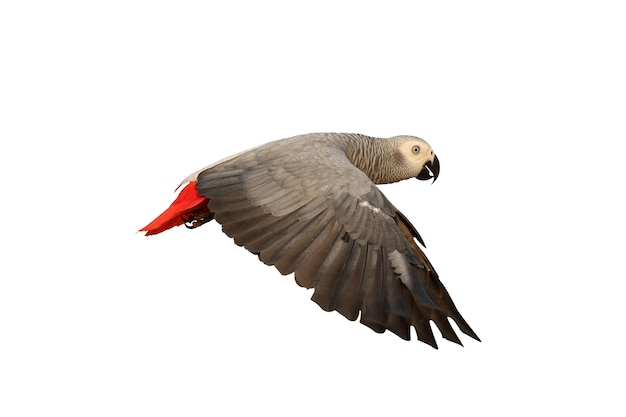
#> input picture source.jpg, 626 x 417 px
$ python shadowCast.py
#> lines starting #> are read from the running program, lines starting #| are printed output that depends on the picture; after the words box and inside, x2 and y2 are one past the last pixel; in counts of white or black regions, pixels touching at a corner belong together
from PIL import Image
import matplotlib.pyplot as plt
import numpy as np

im = Image.open("source.jpg")
#> im is the input picture: PIL image 626x417 RGB; mean R, G, B 234.6, 231.8, 230
arr = np.array(im)
image_x = im.size[0]
#> image_x = 626
image_y = im.size[1]
#> image_y = 417

new_image = np.full((image_y * 2, image_x * 2, 3), 254)

for i in range(image_x):
    for j in range(image_y):
        if arr[j][i][0] < 230 or arr[j][i][1] < 230 or arr[j][i][2] < 230:
            new_image[j][int(i) + int(j - image_x * 0.5)][:] = 160
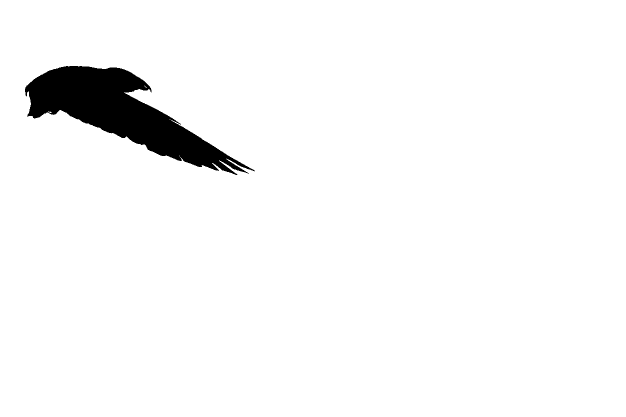
#> new_image: shape (834, 1252, 3) int64 (shown at 1/2 size); values 160 (black) and 254 (white), 96.5% white; 1 black region, box (x1, y1, x2, y2) and area: (50, 132, 510, 350) 36514

for i in range(image_x):
    for j in range(image_y):
        if (arr[j][i][0] >= 225 and arr[j][i][1] >= 225 and arr[j][i][2] >= 225 and
                new_image[j][i][0] == 160 and new_image[j][i][1] == 160 and new_image[j][i][2] == 160):
            arr[j][i][:] = new_image[j][i][:]
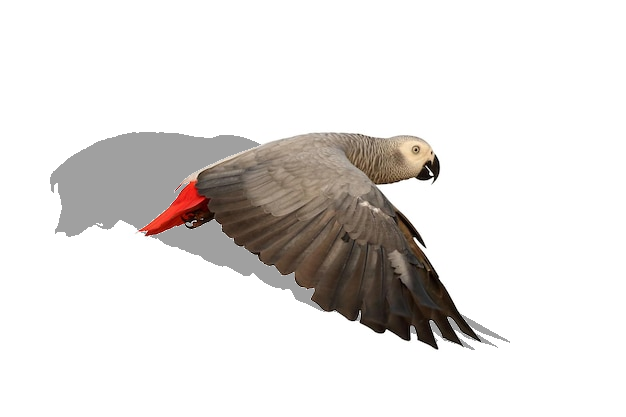
#> arr: shape (417, 626, 3); 6.27% of pixels changed, all inside (x1, y1, x2, y2) = (50, 132, 510, 350)

img = Image.fromarray(arr, 'RGB')
plt.imshow(img)
img.save("my.png")
plt.show()
